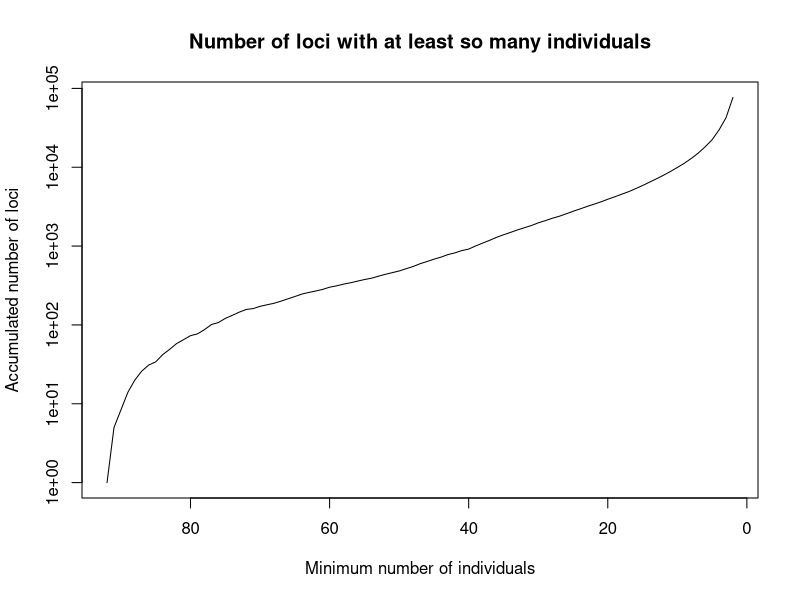

Here is the R script that generated this plot:
## ---- chunk 1
knitr::opts_chunk$set(echo = TRUE)
## ---- chunk 2
suppressMessages(library(kableExtra))
Alleles <- read.table('summary_alleles.txt', header = TRUE)
NumInd <- as.data.frame(table(Alleles$NumSeqs / 2), stringsAsFactors = FALSE)
names(NumInd) <- c('NumInd', 'NumLoci')
NumInd$NumInd <- as.integer(NumInd$NumInd)
NumInd <- NumInd[order(NumInd$NumInd, decreasing = TRUE),]
NumInd$CumSum <- cumsum(NumInd$NumLoci)
plot(NumInd$NumInd, NumInd$CumSum,
     xlim = c(max(NumInd$NumInd), min(NumInd$NumInd)), type = 'l', log = 'y',
     xlab = 'Minimum number of individuals',
     ylab = 'Accumulated number of loci',
     main = 'Number of loci with at least so many individuals')
kable(NumInd, row.names = FALSE,
      col.names = c('Number of individuals', 'Number of loci', 'Cumulative Sum')) %>% kable_styling(full_width = FALSE)
